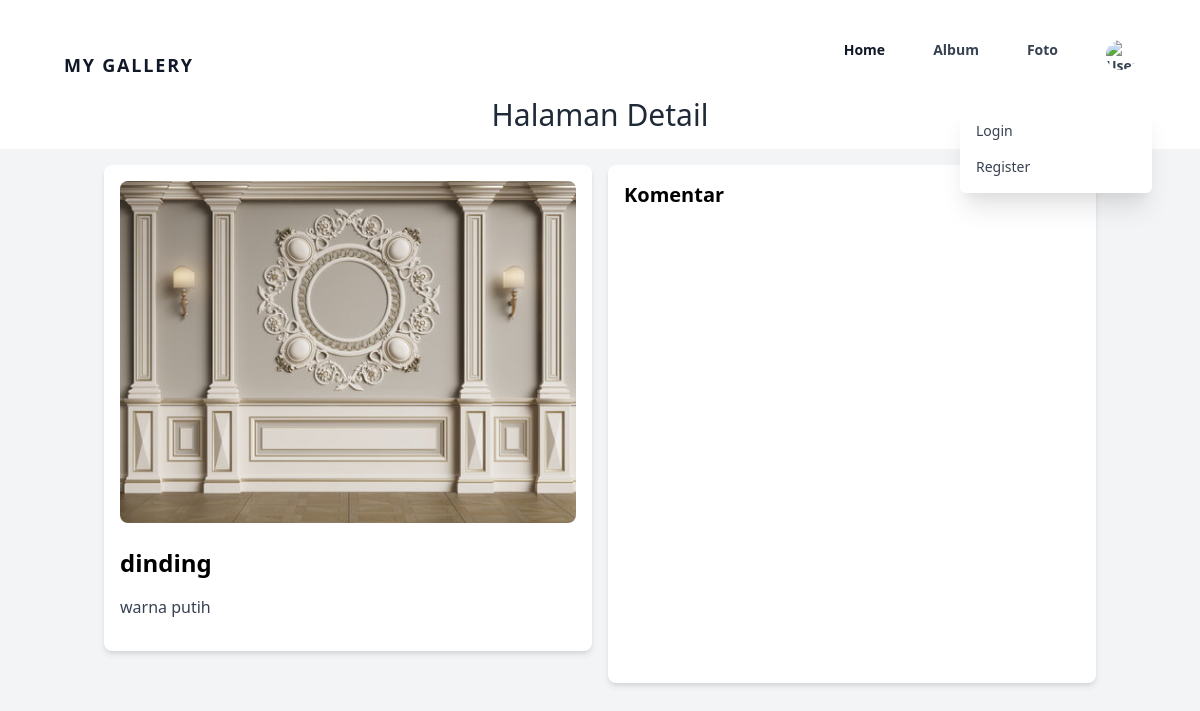
Screenshot of /detail.php?fotoid=59 with the database file from the repository.
### tables this page shows
CREATE TABLE `foto` (
  `fotoid` int(11) NOT NULL,
  `judulfoto` varchar(255) NOT NULL,
  `deskripsifoto` text NOT NULL,
  `tanggalunggah` date NOT NULL,
  `lokasifile` varchar(255) NOT NULL,
  `albumid` int(11) NOT NULL,
  `userid` int(11) NOT NULL,
  `jumlahlike` int(11) DEFAULT 0
);

### detail.php (the view, shortened to what this page needs)
<?php
include "koneksi.php";
if (isset($_GET['fotoid'])) {
    $fotoid = $_GET['fotoid'];
}
?>
<!DOCTYPE html>
<html lang="en">
<head>
    <link rel="stylesheet" href="./css/all.min.css">
    <link rel="stylesheet" href="./css/fontawesome.min.css">
    <link href="https://cdn.jsdelivr.net/npm/tailwindcss@2.0.2/dist/tailwind.min.css" rel="stylesheet">
</head>
<body class="font-sans bg-gray-100">
    <div class="bg-white p-4">
        <ul class="flex items-center justify-center mt-4">
            <?php
            if (isset($_SESSION['role']) && $_SESSION['role'] === 'admin') {
                ?>
                <?php include 'adminnavbar.php'; ?>
                <?php
            } else {
                ?>
                <?php include 'navbar.php'; ?>
                <?php
            }
            ?>
        </ul>
        <?php if (isset($_SESSION['namalengkap'])): ?>
            <h1 class="text-3xl text-center text-gray-800">Halaman Detail</h1>
            <p class="text-center mt-2">Selamat datang <b>
                    <?= $_SESSION['namalengkap'] ?>
                </b></p>
        <?php else: ?>
            <h1 class="text-3xl text-center text-gray-800">Halaman Detail</h1>
        <?php endif; ?>
    </div>
    <div class="container mx-auto mt-15 p-4 grid grid-cols-1 lg:grid-cols-2 gap-4">
        <form action="" method="post" class="mb-8">
            <?php
            $sql = mysqli_query($conn, "select * from foto where fotoid='$fotoid'");
            while ($data = mysqli_fetch_array($sql)) {
                ?>
                <div class="bg-white shadow-md rounded-lg p-4 pb-4">
                    <div class="flex justify-center items-center mb-6">
                        <img src="gambar/<?= $data['lokasifile'] ?>" class="rounded-lg zoom-cursor zoom-image"
                            style="max-width: 100%; max-height: 70vh;" id="zoomImage">
                    </div>
                    <div class="text-left">
                        <h2 class="text-2xl font-semibold mb-4">
                            <?= $data['judulfoto'] ?>
                        </h2>
                        <p class="mb-4 text-gray-700">
                            <?= $data['deskripsifoto'] ?>
                        </p>
                    </div>
                </div>
                <?php
            }
            ?>
        </form>
        <div class="bg-white shadow-md rounded-lg p-4 pb-4">
            <h2 class="text-xl font-semibold mb-4">Komentar</h2>
        </div>
    </div>
</body>
</html>

### detail.php (style rules this page uses)
.zoom-cursor { cursor: zoom-in; }

### rows the page displays
foto: lokasifile (picture), judulfoto "dinding", deskripsifoto "warna putih"
